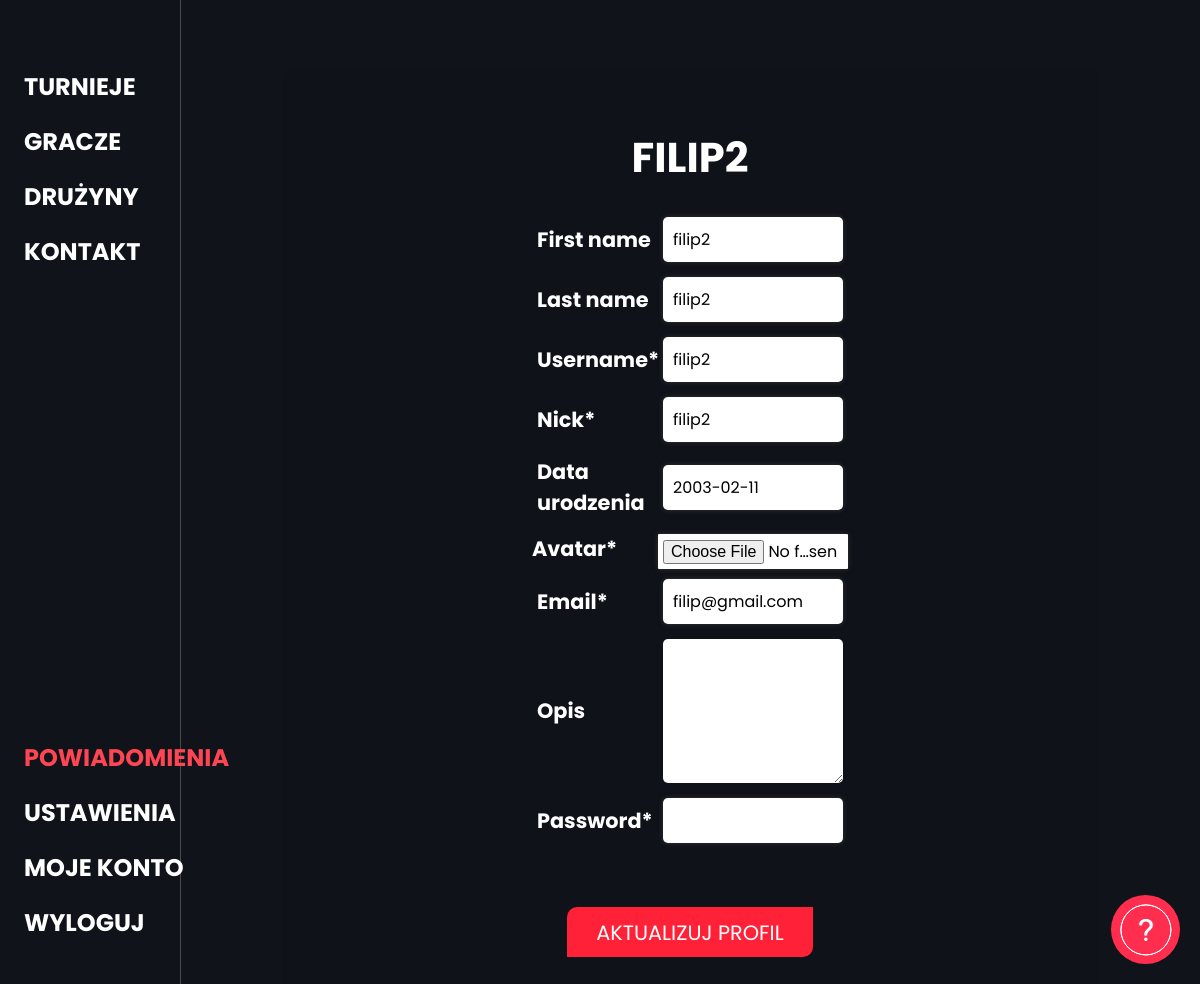
The page /settings (signed in) on the database its author committed.
### backend/models.py (models this page shows)
class CustomUser(AbstractUser):
    nick = models.CharField(max_length=30, unique=True)
    email = models.EmailField(unique=True)
    data_urodzenia = models.DateField(blank=True, null=True)
    avatar = models.ImageField(blank=True, default="images/1.png")
    opis = models.TextField('Opis', max_length=500, default='', blank=True)
    punkty = models.IntegerField(default=0)
    def __str__(self):
        return self.username

### backend/views.py (the view)
# urls.py: path('settings', settings, name='settings'),
def settings(request):
    user = request.user
    if user.is_authenticated:
        if request.method == 'POST':
            form = UserUpdate(request.POST, instance=user)
            if form.is_valid():
                form.save()
                return redirect('/')
        else:
            form = UserUpdate(instance=user)
        return render(request, 'frontend/settings.html', {'form': form})
    else:
        return redirect('/')

### backend/forms.py
class UserUpdate(forms.ModelForm):
    opis = forms.Textarea()
    avatar = forms.ImageField(widget=forms.FileInput)
    password = forms.CharField(widget=forms.PasswordInput())
    class Meta:
        model = get_user_model()
        help_texts = {
            'username': None,
        }
        fields = ['first_name', 'last_name', 'username', 'nick', 'data_urodzenia', 'avatar', 'email', 'opis', 'password']

### frontend/templatetags/post_tags.py (called while the page is built)
@register.simple_tag(takes_context=True)
def notification(context):
    user = context['user']
    if user.is_authenticated:
        powiadomienia = Powiadomienia.objects.filter(user=user)
        return powiadomienia.count()
    else:
        return "0"

@register.simple_tag(takes_context=True)
def notification_class(context):
    user = context['user']
    if user.is_authenticated:
        powiadomienia = Powiadomienia.objects.filter(user=user)
        if powiadomienia.count() > 0:
            return "redcolor"
        else:
            return ""
    else:
        return ""

### frontend/templates/frontend/settings.html (shortened to what this page needs)
{% extends 'frontend/base.html' %}
{% block content %}
<div id="container">
    <div id="registerinner-wrapper">
        <h1>{{ user }}</h1>
        <form class="register-form" method="post">
            {% load crispy_forms_tags %}
            {{form|crispy}}
            <button class="defaultbutton" type="submit">Aktualizuj profil</button>
        </form>
    </div>
</div>
{% endblock %}

### frontend/static/style.css (style rules this page uses)
body { margin: 0; padding: 0; overflow-x: hidden !important; background-color: #101319; }
html { overflow-x: hidden !important; }
#container { width: 85vw; margin-left: 15vw; height: 100vh; scroll-snap-type: y mandatory; overflow-y: overlay; -webkit-font-smoothing: antialiased; overflow-x: hidden; scroll-behavior: smooth; }
* { font-family: 'Poppins', sans-serif; }
h1, h2, h3, h4, h5 { text-transform: uppercase; }
.register-form div label { text-align: left; width: 10vw; }
.register-form div:nth-of-type(4) { flex-basis: 50%; }
.register-form div { margin-bottom: 1vh; display: flex; flex-direction: row; flex-wrap: wrap; justify-content: center; align-items: center; align-content: center; }
.register-form div input { margin-left: .5vw; width: 15vw; }
.register-form div textarea { margin-left: .5vw; height: 9em; width: 15vw; }
body { counter-reset: section; }
.defaultbutton { padding: 1vh 3vh 1vh 3vh ; color: #ffff; background-color: #ff2138; border: none; border-top-left-radius: 10px; border-bottom-right-radius: 10px; font-weight: 400; font-size: 1.3rem; text-transform: uppercase; margin-bottom: 1vh; transition: all .2s; margin-top: 5vh; }
.register-form input { padding: 5px; font-size: 16px; border-width: 0px; border-color: #CCCCCC; background-color: #FFFFFF; color: #000000; border-style: solid; border-radius: 1px; box-shadow: 0px 0px 5px rgba(66,66,66,.75); }
#registerinner-wrapper { text-align: center; color: white; width: auto; height: auto; margin-top: 7vh; margin-right: 10%; margin-left: 10%; font-size: 1.3rem; background-color: #101319cd; border-top-left-radius: 20px; border-bottom-right-radius: 20px; padding-top: 3vh; padding-bottom: 3vh; }
* { scrollbar-width: auto; scrollbar-color: #10131900 #272f3c00; }
label { display: inline-block; margin-bottom: 5px; font-weight: bold; }
input[type="text"], input[type="email"], input[type="password"], textarea { width: 70%; padding: 10px; border-radius: 5px; border: none; margin-bottom: 5px; box-sizing: border-box; font-size: 16px; }
textarea { height: 150px; }
input:required, textarea:required { border-color: #e74c3c; }

### rows shown on the page
CustomUser: username "FILIP2", first_name "filip2", last_name "filip2", username "filip2", nick "filip2", data_urodzenia "2003-02-11", email "filip@gmail.com"
